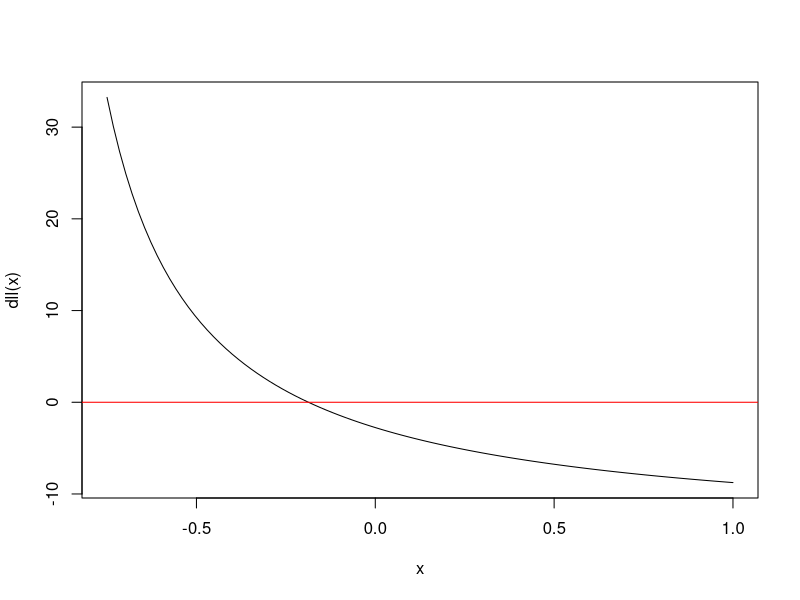

R code for this plot:
x = c(0.14,0.34, 0.89, 0.11, 0.35, 0.56, 0.11, 0.54, 0.56, 0.18, 0.08, 0.89)
n = length(x)
ll = function(theta) { n*log(theta+1) + theta*sum(log(x)) }
dll = function(theta) { n/(theta+1) + sum(log(x)) }
d2ll = function(theta) { -n/((theta+1)^2) }

curve(dll, from=-0.75, to=1)
abline(h=0, col="red")

# Initial value is -0.2
theta = c(-0.2, rep(NA, 19))
ll_val = c(rep(NA,20))
dll_val = c(rep(NA, 20))
d2ll_val = c(rep(NA, 20))

i = 1
tol = 0.0000001
diff = 1
while (diff > tol & i < 20) {
  ll_val[i] = ll(theta[i])
  dll_val[i] = dll(theta[i])
  d2ll_val[i] = d2ll(theta[i])
  theta[i+1] = theta[i] - (dll_val[i]/d2ll_val[i])
  diff = abs(theta[i+1]-theta[i])
  i = i+1
}

problem_6 = data.frame("MLE"=theta, "ll"=ll_val, "dll"=dll_val, "d2ll"=d2ll_val)
problem_6